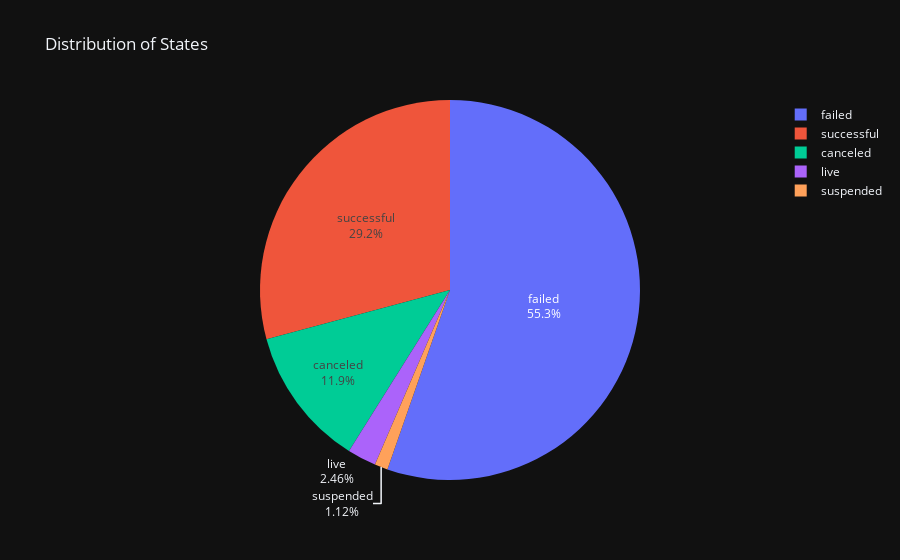

Notebook cell for this chart:
### Markdown cell above
<h1> Data vizualization </h1>

Now I'll start with actually visualizing my data starting with visualizing the distribution of categories between failed and successful projects.

### Code cell
import plotly.express as px

state_counts = df['state'].value_counts()
state_percentages = state_counts / len(df) * 100

fig = px.pie(df, names=state_percentages.index, values=state_percentages,
             hover_data={'value': state_counts},
             labels={'value': 'Count'},
             title='Distribution of States')

fig.update_traces(textinfo='percent+label')

fig.show()

### Figure 1 — Plotly figure (JSON) as saved in the notebook; plotly's stock layout.template omitted (floating-point values rounded to 4 significant figures)
{"data": [{"customdata": [[11416], [6018], [2455], [508], [230]], "domain": {"x": [0.0, 1.0], "y": [0.0, 1.0]}, "hovertemplate": "label=%{label}<br>value=%{value}<br>Count=%{customdata[0]}<extra></extra>", "labels": ["failed", "successful", "canceled", "live", "suspended"], "legendgroup": "", "name": "", "showlegend": true, "values": [55.34, 29.18, 11.9, 2.463, 1.115], "type": "pie", "textinfo": "percent+label"}], "layout": {"legend": {"tracegroupgap": 0}, "title": {"text": "Distribution of States"}}}
